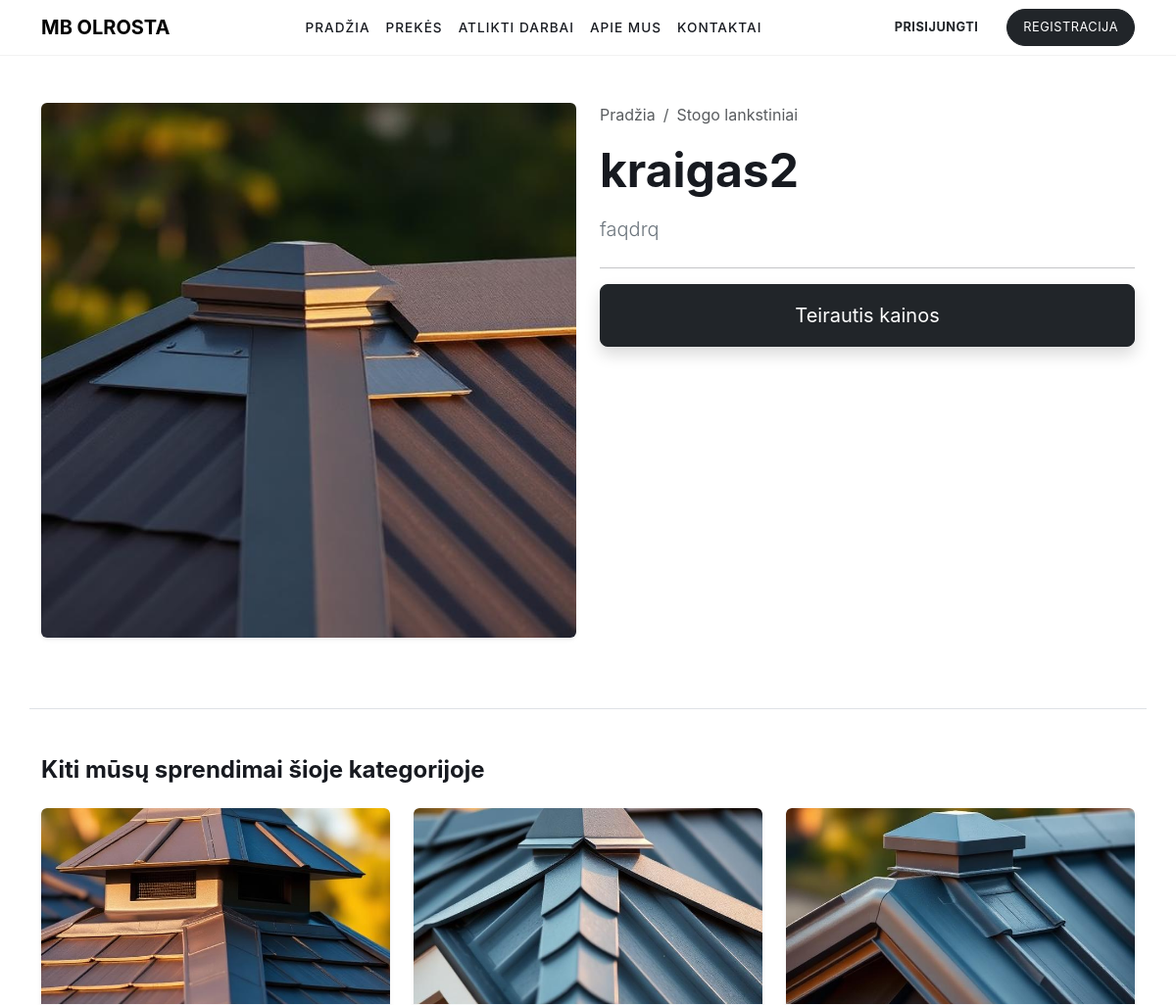
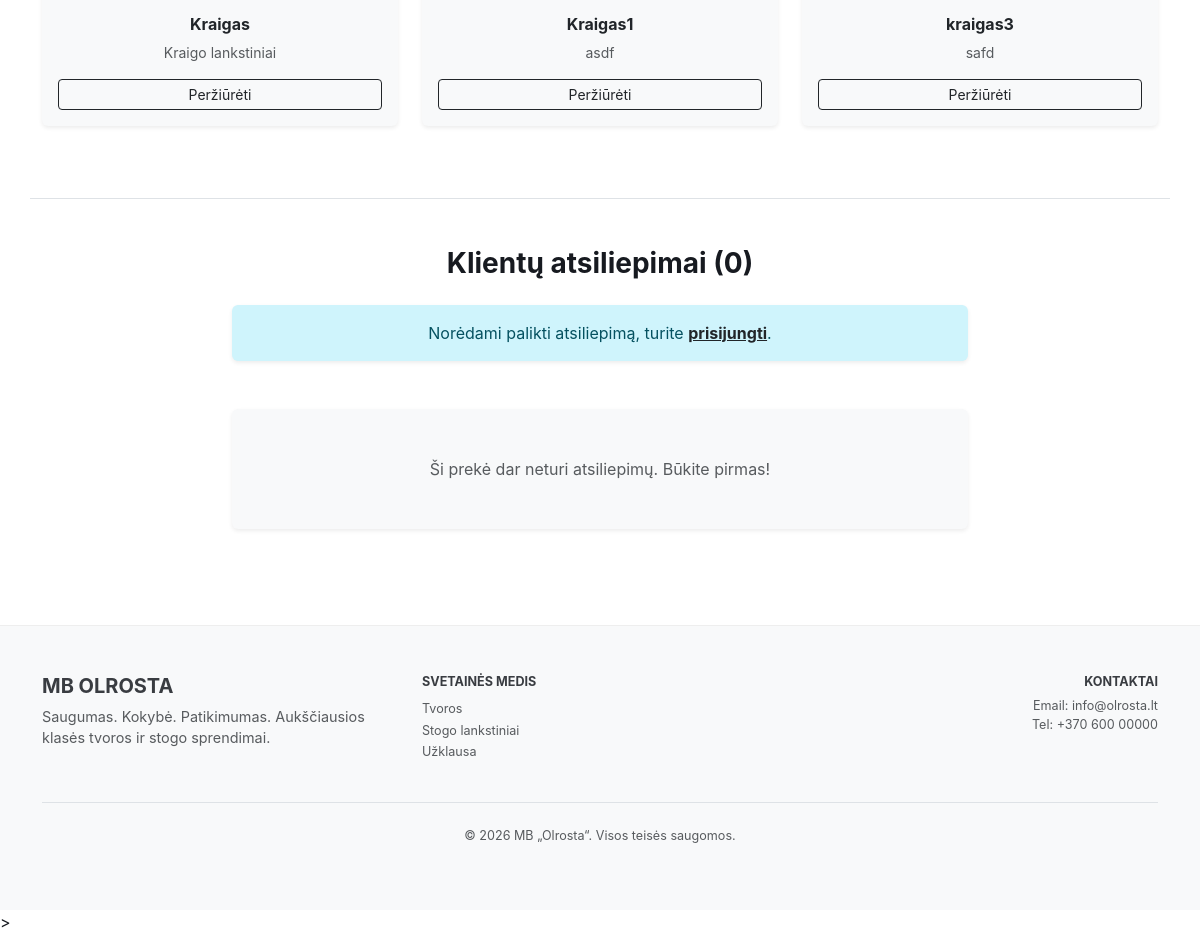
/preke/4/, run on the app's committed database (2 pictures, top to bottom).
### shop/models.py (models this page shows, shortened)
class Product(models.Model):
    category = models.ForeignKey(Category, on_delete=models.CASCADE, related_name='products')
    name = models.CharField(max_length=200)
    description = models.TextField()
    image = models.ImageField(upload_to='products/')
    created_at = models.DateTimeField(auto_now_add=True)

class Category(models.Model):
    name = models.CharField(max_length=100)
    slug = models.SlugField(unique=True)

### shop/views.py (the view)
# urls.py: path('preke/<int:pk>/', views.product_detail, name='product_detail'),
def product_detail(request, pk):
    product = get_object_or_404(Product, pk=pk)
    related_products = Product.objects.filter(category=product.category).exclude(pk=pk)[:3]
    return render(request, 'product_detail.html', {
        'product': product,
        'related_products': related_products
    })

### templates/product_detail.html
{% extends 'base.html' %}
{% load static %}
{% block content %}
<div class="container py-5">
    <div class="row">
        <div class="col-md-6 mb-4">
            {% if product.image %}
                <img src="{{ product.image.url }}" class="img-fluid rounded shadow-sm" alt="{{ product.name }}">
            {% else %}
                <div class="bg-light rounded d-flex align-items-center justify-content-center" style="height: 400px;">
                    <span class="text-muted">Nuotrauka ruošiama</span>
                </div>
            {% endif %}
        </div>
        <div class="col-md-6">
            <nav aria-label="breadcrumb">
                <ol class="breadcrumb bg-transparent p-0">
                    <li class="breadcrumb-item"><a href="{% url 'home' %}" class="text-muted text-decoration-none">Pradžia</a></li>
                    <li class="breadcrumb-item active text-muted">{{ product.category.name }}</li>
                </ol>
            </nav>
            <h1 class="display-5 fw-bold mb-3">{{ product.name }}</h1>
            <p class="lead text-secondary mb-4">{{ product.description }}</p>
            <hr>
            <div class="d-grid gap-2">
                <a href="{% url 'contact' %}?interest={{ product.name }}" class="btn btn-dark btn-lg px-5 py-3 shadow">Teirautis kainos</a>
            </div>
        </div>
    </div>
    {% if related_products %}
    <div class="row mt-5 pt-5 border-top">
        <div class="col-12">
            <h4 class="fw-bold mb-4">Kiti mūsų sprendimai šioje kategorijoje</h4>
        </div>
        {% for rel_product in related_products %}
        <div class="col-md-4 mb-4">
            <div class="card h-100 border-0 shadow-sm bg-light overflow-hidden">
                {% if rel_product.image %}
                    <img src="{{ rel_product.image.url }}" class="card-img-top" style="height: 200px; object-fit: cover;" alt="{{ rel_product.name }}">
                {% else %}
                    <div class="bg-white d-flex align-items-center justify-content-center" style="height: 200px;">
                        <span class="text-muted small">Nėra nuotraukos</span>
                    </div>
                {% endif %}
                <div class="card-body text-center d-flex flex-column">
                    <h6 class="fw-bold mb-2">{{ rel_product.name }}</h6>
                    <p class="text-muted small mb-3">{{ rel_product.description|truncatewords:10 }}</p>
                    <a href="{% url 'product_detail' rel_product.pk %}" class="btn btn-outline-dark btn-sm mt-auto">Peržiūrėti</a>
                </div>
            </div>
        </div>
        {% endfor %}
    </div>
    {% endif %}
    <div class="row mt-5 pt-5 border-top">
        <div class="col-md-8 mx-auto">
            <h3 class="fw-bold mb-4 text-center">Klientų atsiliepimai ({{ product.reviews.count }})</h3>
            {% if user.is_authenticated %}
                <div class="card border-0 bg-light shadow-sm mb-5">
                    <div class="card-body p-4">
                        <h5 class="fw-bold mb-3">Palikite savo atsiliepimą</h5>
                        <form method="post" action="{% url 'add_review' product.pk %}">
                            {% csrf_token %}
                            <div class="mb-3">
                                <label class="form-label small text-muted text-uppercase fw-bold">Įvertinimas</label>
                                <select name="rating" class="form-select border-0 shadow-sm">
                                    <option value="5">5 ★★★★★</option>
                                    <option value="4">4 ★★★★☆</option>
                                    <option value="3">3 ★★★☆☆</option>
                                    <option value="2">2 ★★☆☆☆</option>
                                    <option value="1">1 ★☆☆☆☆</option>
                                </select>
                            </div>
                            <div class="mb-3">
                                <label class="form-label small text-muted text-uppercase fw-bold">Jūsų komentaras</label>
                                <textarea name="content" class="form-control border-0 shadow-sm" rows="3" placeholder="Jūsų patirtis su šiuo produktu..." required></textarea>
                            </div>
                            <button type="submit" class="btn btn-dark px-4 shadow-sm">Skelbti atsiliepimą</button>
                        </form>
                    </div>
                </div>
            {% else %}
                <div class="alert alert-info border-0 shadow-sm mb-5 text-center">
                    Norėdami palikti atsiliepimą, turite <a href="{% url 'login' %}" class="fw-bold text-dark">prisijungti</a>.
                </div>
            {% endif %}
            {% for review in product.reviews.all|dictsortreversed:"created_at" %}
                <div class="card border-0 shadow-sm mb-3">
                    <div class="card-body">
                        <div class="d-flex justify-content-between align-items-center mb-2">
                            <strong class="h6 mb-0">{{ review.user.username }}</strong>
                            <span class="text-warning">
                                {% if review.rating == 5 %}★★★★★{% elif review.rating == 4 %}★★★★☆{% elif review.rating == 3 %}★★★☆☆{% elif review.rating == 2 %}★★☆☆☆{% else %}★☆☆☆☆{% endif %}
                            </span>
                        </div>
                        <p class="text-secondary mb-1">{{ review.content }}</p>
                        <small class="text-muted small">{{ review.created_at|date:"Y-m-d" }}</small>
                    </div>
                </div>
            {% empty %}
                <div class="text-center py-5 bg-light rounded shadow-sm">
                    <p class="text-muted mb-0">Ši prekė dar neturi atsiliepimų. Būkite pirmas!</p>
                </div>
            {% endfor %}
        </div>
    </div>
</div>
{% endblock %}

### static/css/style.css (style rules this page uses)
:root { --tesla-black: #171a20; --tesla-gray: #393c41; --tesla-white: #ffffff; }
body { font-family: 'Universal Sans', -apple-system, BlinkMacSystemFont, "Segoe UI", Roboto, sans-serif; color: var(--tesla-black); margin: 0; }
.card { border: none; transition: transform 0.3s; }

### data on the page
Product: image (picture), category.name "Stogo lankstiniai", name "kraigas2", description "faqdrq", reviews.count "0"
Product: image (picture), name "Kraigas", description "Kraigo lankstiniai"
Product: image (picture), name "Kraigas1", description "asdf"
Product: image (picture), name "kraigas3", description "safd"
